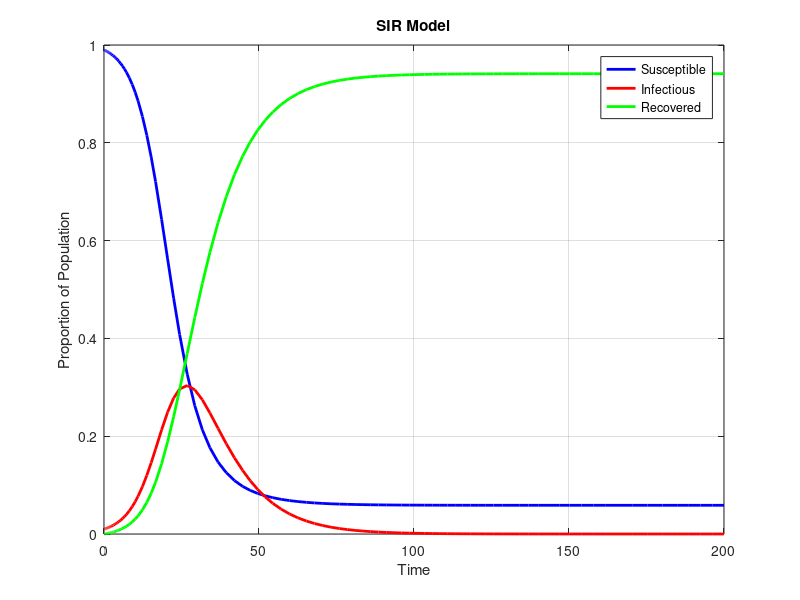

The MATLAB source for this figure:
function SIR_model
    % Define parameters
    beta = 0.3;     % Transmission rate
    gamma = 0.1;    % Recovery rate
    
    % Initial conditions
    S0 = 0.99;      % Initial proportion of susceptible individuals
    I0 = 0.01;      % Initial proportion of infectious individuals
    R0 = 0;         % Initial proportion of recovered individuals
    
    % Total population size
    N = 1;
    
    % Time span for simulation
    tspan = [0, 200];
    
    % Solve the system of ODEs
    [t, populations] = ode45(@ode_system, tspan, [S0; I0; R0]);
    
    % Plot the results
    plot(t, populations(:, 1), 'b-', 'LineWidth', 2); hold on;
    plot(t, populations(:, 2), 'r-', 'LineWidth', 2);
    plot(t, populations(:, 3), 'g-', 'LineWidth', 2);
    xlabel('Time');
    ylabel('Proportion of Population');
    title('SIR Model');
    legend('Susceptible', 'Infectious', 'Recovered');
    grid on;
    
    % Define the system of ODEs
    function dPdt = ode_system(t, P)
        S = P(1);   % Susceptible individuals
        I = P(2);   % Infectious individuals
        R = P(3);   % Recovered individuals
        
        dSdt = -beta * S * I / N;
        dIdt = beta * S * I / N - gamma * I;
        dRdt = gamma * I;
        
        dPdt = [dSdt; dIdt; dRdt];
    end
end
